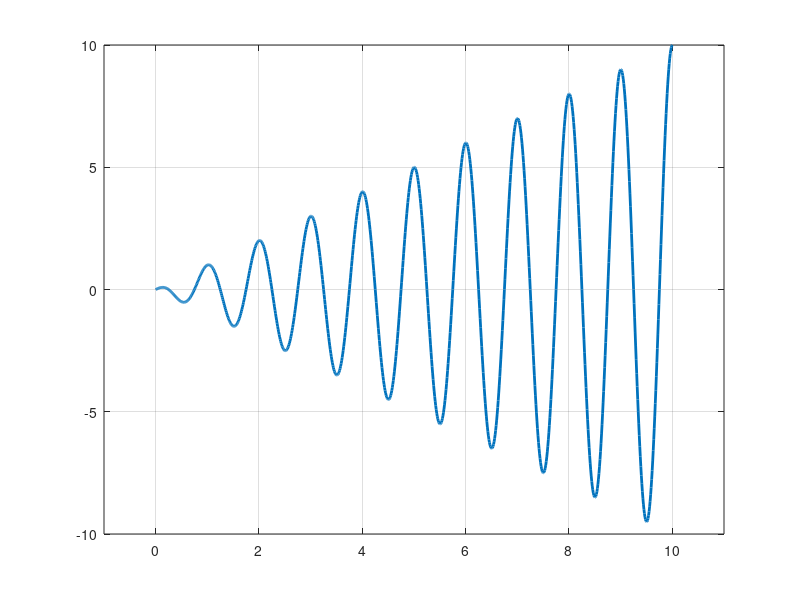

Write MATLAB code to recreate this figure.
t=0:0.01:10; 
x=cos(2*pi*t); 
plot(t,x,'linewidth',2), grid on 
ylim([-2 2]) 
xlim([-1, 11])
y1=x.^2; 
plot(t,y1,'linewidth',2), grid on 
ylim([-0.5 1.5]) 
y2=t.*x; 
plot(t,y2,'linewidth',2), grid on
xlim([-1, 11])
